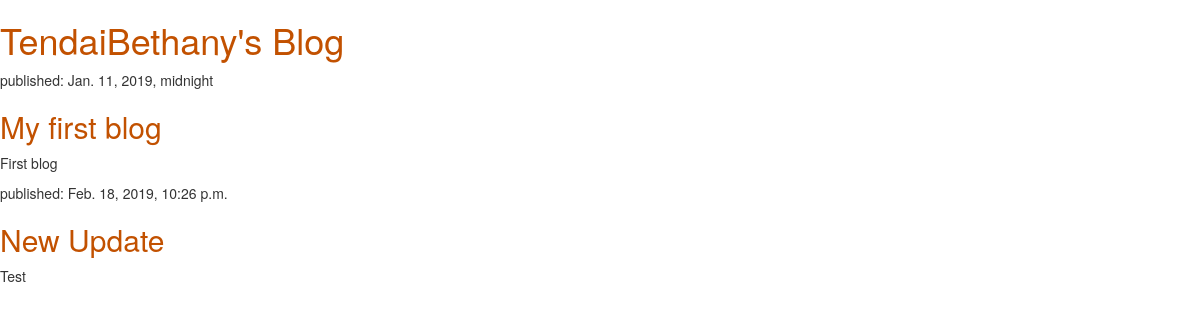
Before: / with the older database file.
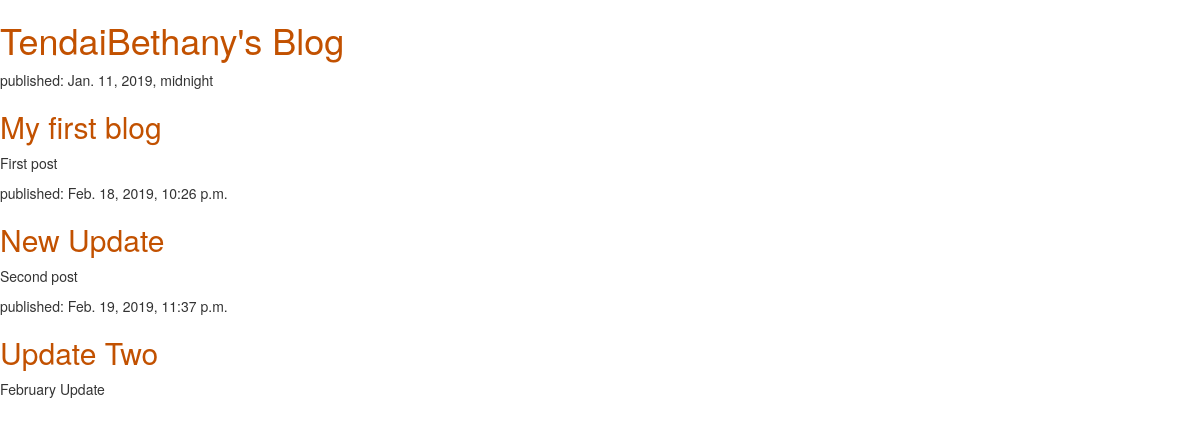
After: the same page with the newer database file.
### blog/models.py (models this page shows, shortened)
class Post(models.Model):
    author = models.ForeignKey(settings.AUTH_USER_MODEL, on_delete=models.CASCADE)
    title = models.CharField(max_length=200)
    text = models.TextField()
    created_date = models.DateTimeField(default=timezone.now)
    published_date = models.DateTimeField(blank=True, null=True)

### blog/views.py (the view)
# urls.py: path('', views.post_list, name='post_list'),
def post_list(request):
    posts = Post.objects.filter(published_date__lte=timezone.now()).order_by('published_date')
    return render(request, 'blog/post_list.html', {'posts': posts})

### blog/templates/blog/post_list.html (shortened to what this page needs)
{% load static %}
<html>
    <head>
        <link rel="stylesheet" href="//maxcdn.bootstrapcdn.com/bootstrap/3.2.0/css/bootstrap.min.css">
        <link rel="stylesheet" href="//maxcdn.bootstrapcdn.com/bootstrap/3.2.0/css/bootstrap-theme.min.css">
        <link rel="stylesheet" href="{% static 'css/blog.css' %}">
    </head>
    <body>
        <div>
            <h1><a href="/">TendaiBethany's Blog</a></h1>
        </div>
        {% for post in posts %}
            <div>
                <p>published: {{ post.published_date }}</p>
                <h2><a href="">{{ post.title }}</a></h2>
                <p>{{ post.text|linebreaksbr }}</p>
            </div>
        {% endfor %}
    </body>
</html>

### blog/static/css/blog.css (style rules this page uses)
h1 a, h2 a { color: #C25100; }

Changed rows visible on the page:
changed Post "My first blog": text "First blog" → "First post"
changed Post "New Update": text "Test" → "Second post"
added Post: published_date "Feb. 19, 2019, 11:37 p.m.", title "Update Two", text "February Update"
